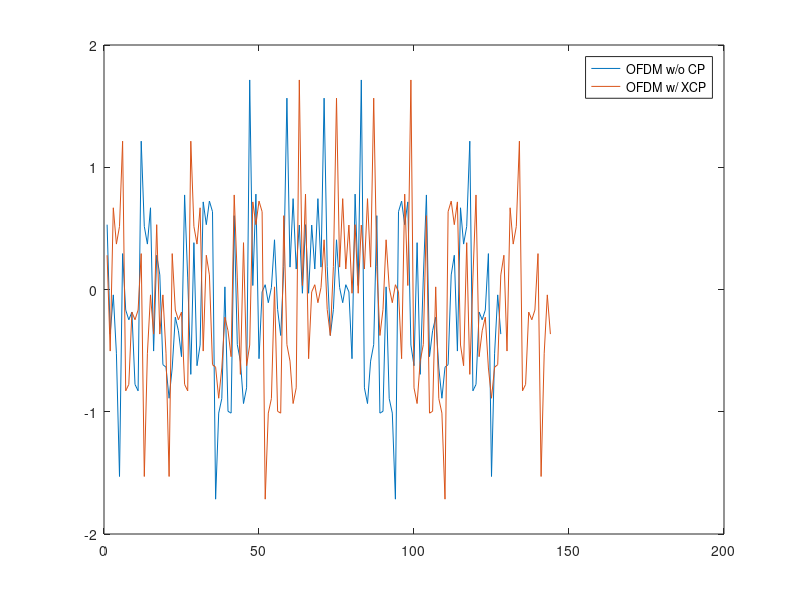
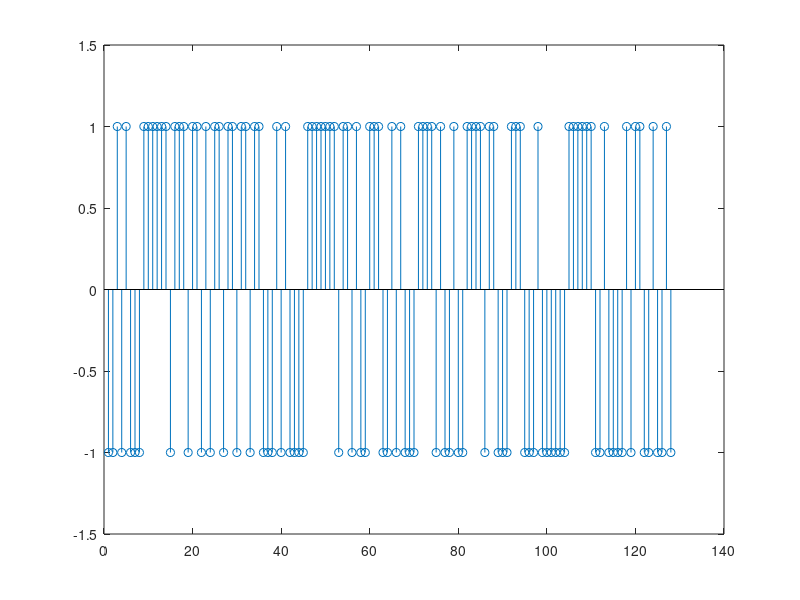

MATLAB code for these plots, in order:
%% OFDM 기초 실습

clc; clear; close all;

N_sym = 128;    % 디지털 변조 심볼 개수
X = 2 * randi([0 1], 1, N_sym) - 1;    % BPSK 심볼

%% OFDM 변조
% IDFT 수행
x = ifft(X) * sqrt(N_sym);    % IDFT (이산신호에 대하여 주파수 -> 신호 OFDM 변조)
% CP 생성
N_cp = 16;
% CP 삽입
x_cp = x(N_sym-16+1 : end );    % ICI 억제하기 (뒤에있는거 앞으로 갖다붙히기)

x_OFDM = [x_cp, x];

figure;
plot(real(x)); hold on;
plot(real(x_OFDM));
legend('OFDM w/o CP', 'OFDM w/ XCP');

%% OFDM 복조
% CP 제거
x_off = x_OFDM(N_cp+1 : end);
% DFT 수행
X_off = fft(x_off)/sqrt(N_sym);

figure;
stem(X_off);